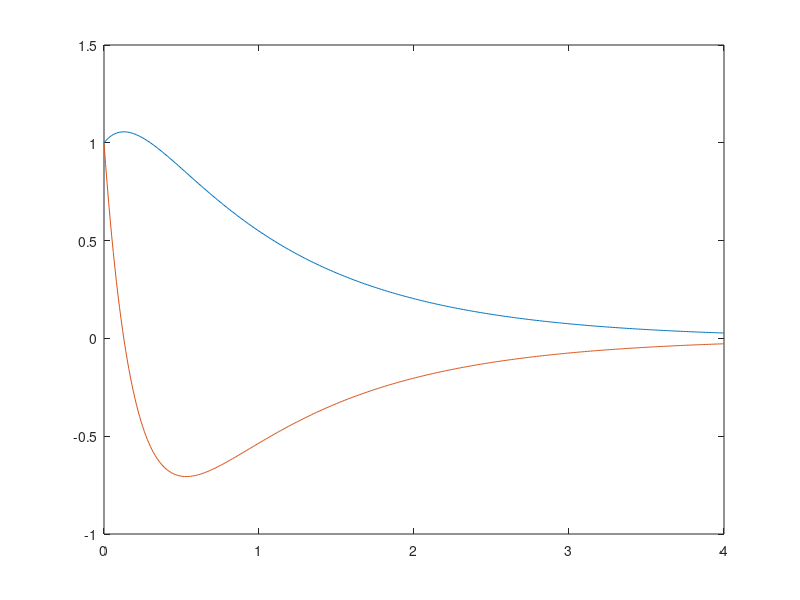

Source code (MATLAB):
pkg load control

A = [0 1; -5 -6];
B = [0; 1];
x0 = [1; 1];
t = 0:0.01:4;
i = 0;
for n = t
    i = i + 1;
    x = expm(A * n) * x0;
    x1(i) = x(1);
    x2(i) = x(2);
endfor
plot(t, x1, t, x2);